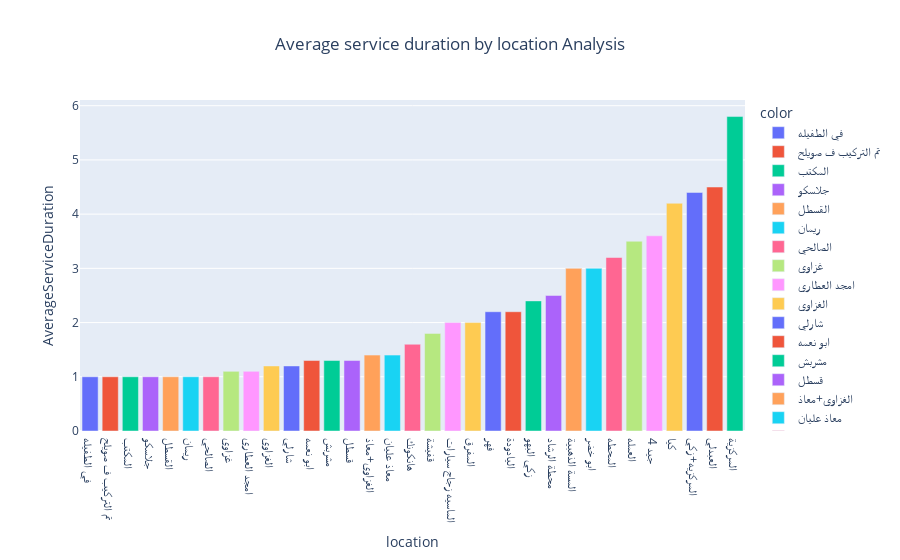

The cell this chart's notebook holds for it:
### Code cell
avg_service_duration_by_damage = df.groupby('location')['service_duration'].mean().round(1).sort_index().reset_index(name='AverageServiceDuration')
myPlot1(avg_service_duration_by_damage,'location','AverageServiceDuration','location','bar','Average service duration by location', sort_by='AverageServiceDuration', ascending=True)

### Figure 1 — Plotly figure (JSON) as saved in the notebook; plotly's stock layout.template omitted (floating-point values rounded to 4 significant figures)
{"data": [{"alignmentgroup": "True", "hovertemplate": "color=في الطفيله<br>x=%{x}<br>AverageServiceDuration=%{y}<extra></extra>", "legendgroup": "في الطفيله", "marker": {"color": "#636efa", "pattern": {"shape": ""}}, "name": "في الطفيله", "offsetgroup": "في الطفيله", "orientation": "v", "showlegend": true, "textposition": "auto", "type": "bar", "x": ["في الطفيله"], "xaxis": "x", "y": [1], "yaxis": "y"}, {"alignmentgroup": "True", "hovertemplate": "color=تم التركيب ف صويلح<br>x=%{x}<br>AverageServiceDuration=%{y}<extra></extra>", "legendgroup": "تم التركيب ف صويلح", "marker": {"color": "#EF553B", "pattern": {"shape": ""}}, "name": "تم التركيب ف صويلح", "offsetgroup": "تم التركيب ف صويلح", "orientation": "v", "showlegend": true, "textposition": "auto", "type": "bar", "x": ["تم التركيب ف صويلح"], "xaxis": "x", "y": [1], "yaxis": "y"}, {"alignmentgroup": "True", "hovertemplate": "color=المكتب<br>x=%{x}<br>AverageServiceDuration=%{y}<extra></extra>", "legendgroup": "المكتب", "marker": {"color": "#00cc96", "pattern": {"shape": ""}}, "name": "المكتب", "offsetgroup": "المكتب", "orientation": "v", "showlegend": true, "textposition": "auto", "type": "bar", "x": ["المكتب"], "xaxis": "x", "y": [1], "yaxis": "y"}, {"alignmentgroup": "True", "hovertemplate": "color=جلاسكو<br>x=%{x}<br>AverageServiceDuration=%{y}<extra></extra>", "legendgroup": "جلاسكو", "marker": {"color": "#ab63fa", "pattern": {"shape": ""}}, "name": "جلاسكو", "offsetgroup": "جلاسكو", "orientation": "v", "showlegend": true, "textposition": "auto", "type": "bar", "x": ["جلاسكو"], "xaxis": "x", "y": [1], "yaxis": "y"}, {"alignmentgroup": "True", "hovertemplate": "color=القسطل<br>x=%{x}<br>AverageServiceDuration=%{y}<extra></extra>", "legendgroup": "القسطل", "marker": {"color": "#FFA15A", "pattern": {"shape": ""}}, "name": "القسطل", "offsetgroup": "القسطل", "orientation": "v", "showlegend": true, "textposition": "auto", "type": "bar", "x": ["القسطل"], "xaxis": "x", "y": [1], "yaxis": "y"}, {"alignmentgroup": "True", "hovertemplate": "color=ريمان<br>x=%{x}<br>AverageServiceDuration=%{y}<extra></extra>", "legendgroup": "ريمان", "marker": {"color": "#19d3f3", "pattern": {"shape": ""}}, "name": "ريمان", "offsetgroup": "ريمان", "orientation": "v", "showlegend": true, "textposition": "auto", "type": "bar", "x": ["ريمان"], "xaxis": "x", "y": [1], "yaxis": "y"}, {"alignmentgroup": "True", "hovertemplate": "color=الصالحي<br>x=%{x}<br>AverageServiceDuration=%{y}<extra></extra>", "legendgroup": "الصالحي", "marker": {"color": "#FF6692", "pattern": {"shape": ""}}, "name": "الصالحي", "offsetgroup": "الصالحي", "orientation": "v", "showlegend": true, "textposition": "auto", "type": "bar", "x": ["الصالحي"], "xaxis": "x", "y": [1], "yaxis": "y"}, {"alignmentgroup": "True", "hovertemplate": "color=غزاوي<br>x=%{x}<br>AverageServiceDuration=%{y}<extra></extra>", "legendgroup": "غزاوي", "marker": {"color": "#B6E880", "pattern": {"shape": ""}}, "name": "غزاوي", "offsetgroup": "غزاوي", "orientation": "v", "showlegend": true, "textposition": "auto", "type": "bar", "x": ["غزاوي"], "xaxis": "x", "y": [1.1], "yaxis": "y"}, {"alignmentgroup": "True", "hovertemplate": "color=امجد العطاري<br>x=%{x}<br>AverageServiceDuration=%{y}<extra></extra>", "legendgroup": "امجد العطاري", "marker": {"color": "#FF97FF", "pattern": {"shape": ""}}, "name": "امجد العطاري", "offsetgroup": "امجد العطاري", "orientation": "v", "showlegend": true, "textposition": "auto", "type": "bar", "x": ["امجد العطاري"], "xaxis": "x", "y": [1.1], "yaxis": "y"}, {"alignmentgroup": "True", "hovertemplate": "color=الغزاوي<br>x=%{x}<br>AverageServiceDuration=%{y}<extra></extra>", "legendgroup": "الغزاوي", "marker": {"color": "#FECB52", "pattern": {"shape": ""}}, "name": "الغزاوي", "offsetgroup": "الغزاوي", "orientation": "v", "showlegend": true, "textposition": "auto", "type": "bar", "x": ["الغزاوي"], "xaxis": "x", "y": [1.2], "yaxis": "y"}, {"alignmentgroup": "True", "hovertemplate": "color=شارلي<br>x=%{x}<br>AverageServiceDuration=%{y}<extra></extra>", "legendgroup": "شارلي", "marker": {"color": "#636efa", "pattern": {"shape": ""}}, "name": "شارلي", "offsetgroup": "شارلي", "orientation": "v", "showlegend": true, "textposition": "auto", "type": "bar", "x": ["شارلي"], "xaxis": "x", "y": [1.2], "yaxis": "y"}, {"alignmentgroup": "True", "hovertemplate": "color=ابو نعمه<br>x=%{x}<br>AverageServiceDuration=%{y}<extra></extra>", "legendgroup": "ابو نعمه", "marker": {"color": "#EF553B", "pattern": {"shape": ""}}, "name": "ابو نعمه", "offsetgroup": "ابو نعمه", "orientation": "v", "showlegend": true, "textposition": "auto", "type": "bar", "x": ["ابو نعمه"], "xaxis": "x", "y": [1.3], "yaxis": "y"}, {"alignmentgroup": "True", "hovertemplate": "color=مشربش<br>x=%{x}<br>AverageServiceDuration=%{y}<extra></extra>", "legendgroup": "مشربش", "marker": {"color": "#00cc96", "pattern": {"shape": ""}}, "name": "مشربش", "offsetgroup": "مشربش", "orientation": "v", "showlegend": true, "textposition": "auto", "type": "bar", "x": ["مشربش"], "xaxis": "x", "y": [1.3], "yaxis": "y"}, {"alignmentgroup": "True", "hovertemplate": "color=قسطل<br>x=%{x}<br>AverageServiceDuration=%{y}<extra></extra>", "legendgroup": "قسطل", "marker": {"color": "#ab63fa", "pattern": {"shape": ""}}, "name": "قسطل", "offsetgroup": "قسطل", "orientation": "v", "showlegend": true, "textposition": "auto", "type": "bar", "x": ["قسطل"], "xaxis": "x", "y": [1.3], "yaxis": "y"}, {"alignmentgroup": "True", "hovertemplate": "color=الغزاوي+معاذ<br>x=%{x}<br>AverageServiceDuration=%{y}<extra></extra>", "legendgroup": "الغزاوي+معاذ", "marker": {"color": "#FFA15A", "pattern": {"shape": ""}}, "name": "الغزاوي+معاذ", "offsetgroup": "الغزاوي+معاذ", "orientation": "v", "showlegend": true, "textposition": "auto", "type": "bar", "x": ["الغزاوي+معاذ"], "xaxis": "x", "y": [1.4], "yaxis": "y"}, {"alignmentgroup": "True", "hovertemplate": "color=معاذ عليان<br>x=%{x}<br>AverageServiceDuration=%{y}<extra></extra>", "legendgroup": "معاذ عليان", "marker": {"color": "#19d3f3", "pattern": {"shape": ""}}, "name": "معاذ عليان", "offsetgroup": "معاذ عليان", "orientation": "v", "showlegend": true, "textposition": "auto", "type": "bar", "x": ["معاذ عليان"], "xaxis": "x", "y": [1.4], "yaxis": "y"}, {"alignmentgroup": "True", "hovertemplate": "color=هانكونك<br>x=%{x}<br>AverageServiceDuration=%{y}<extra></extra>", "legendgroup": "هانكونك", "marker": {"color": "#FF6692", "pattern": {"shape": ""}}, "name": "هانكونك", "offsetgroup": "هانكونك", "orientation": "v", "showlegend": true, "textposition": "auto", "type": "bar", "x": ["هانكونك"], "xaxis": "x", "y": [1.6], "yaxis": "y"}, {"alignmentgroup": "True", "hovertemplate": "color=قفيشة<br>x=%{x}<br>AverageServiceDuration=%{y}<extra></extra>", "legendgroup": "قفيشة", "marker": {"color": "#B6E880", "pattern": {"shape": ""}}, "name": "قفيشة", "offsetgroup": "قفيشة", "orientation": "v", "showlegend": true, "textposition": "auto", "type": "bar", "x": ["قفيشة"], "xaxis": "x", "y": [1.8], "yaxis": "y"}, {"alignmentgroup": "True", "hovertemplate": "color=الماسيه زجاج سيارات<br>x=%{x}<br>AverageServiceDuration=%{y}<extra></extra>", "legendgroup": "الماسيه زجاج سيارات", "marker": {"color": "#FF97FF", "pattern": {"shape": ""}}, "name": "الماسيه زجاج سيارات", "offsetgroup": "الماسيه زجاج سيارات", "orientation": "v", "showlegend": true, "textposition": "auto", "type": "bar", "x": ["الماسيه زجاج سيارات"], "xaxis": "x", "y": [2], "yaxis": "y"}, {"alignmentgroup": "True", "hovertemplate": "color=المفرق<br>x=%{x}<br>AverageServiceDuration=%{y}<extra></extra>", "legendgroup": "المفرق", "marker": {"color": "#FECB52", "pattern": {"shape": ""}}, "name": "المفرق", "offsetgroup": "المفرق", "orientation": "v", "showlegend": true, "textposition": "auto", "type": "bar", "x": ["المفرق"], "xaxis": "x", "y": [2], "yaxis": "y"}, {"alignmentgroup": "True", "hovertemplate": "color=فهر<br>x=%{x}<br>AverageServiceDuration=%{y}<extra></extra>", "legendgroup": "فهر", "marker": {"color": "#636efa", "pattern": {"shape": ""}}, "name": "فهر", "offsetgroup": "فهر", "orientation": "v", "showlegend": true, "textposition": "auto", "type": "bar", "x": ["فهر"], "xaxis": "x", "y": [2.2], "yaxis": "y"}, {"alignmentgroup": "True", "hovertemplate": "color=اليادودة<br>x=%{x}<br>AverageServiceDuration=%{y}<extra></extra>", "legendgroup": "اليادودة", "marker": {"color": "#EF553B", "pattern": {"shape": ""}}, "name": "اليادودة", "offsetgroup": "اليادودة", "orientation": "v", "showlegend": true, "textposition": "auto", "type": "bar", "x": ["اليادودة"], "xaxis": "x", "y": [2.2], "yaxis": "y"}, {"alignmentgroup": "True", "hovertemplate": "color=زكي البهو<br>x=%{x}<br>AverageServiceDuration=%{y}<extra></extra>", "legendgroup": "زكي البهو", "marker": {"color": "#00cc96", "pattern": {"shape": ""}}, "name": "زكي البهو", "offsetgroup": "زكي البهو", "orientation": "v", "showlegend": true, "textposition": "auto", "type": "bar", "x": ["زكي البهو"], "xaxis": "x", "y": [2.4], "yaxis": "y"}, {"alignmentgroup": "True", "hovertemplate": "color=محطة الرشاد<br>x=%{x}<br>AverageServiceDuration=%{y}<extra></extra>", "legendgroup": "محطة الرشاد", "marker": {"color": "#ab63fa", "pattern": {"shape": ""}}, "name": "محطة الرشاد", "offsetgroup": "محطة الرشاد", "orientation": "v", "showlegend": true, "textposition": "auto", "type": "bar", "x": ["محطة الرشاد"], "xaxis": "x", "y": [2.5], "yaxis": "y"}, {"alignmentgroup": "True", "hovertemplate": "color=المسة الذهبية<br>x=%{x}<br>AverageServiceDuration=%{y}<extra></extra>", "legendgroup": "المسة الذهبية", "marker": {"color": "#FFA15A", "pattern": {"shape": ""}}, "name": "المسة الذهبية", "offsetgroup": "المسة الذهبية", "orientation": "v", "showlegend": true, "textposition": "auto", "type": "bar", "x": ["المسة الذهبية"], "xaxis": "x", "y": [3], "yaxis": "y"}, {"alignmentgroup": "True", "hovertemplate": "color=ابو خضر<br>x=%{x}<br>AverageServiceDuration=%{y}<extra></extra>", "legendgroup": "ابو خضر", "marker": {"color": "#19d3f3", "pattern": {"shape": ""}}, "name": "ابو خضر", "offsetgroup": "ابو خضر", "orientation": "v", "showlegend": true, "textposition": "auto", "type": "bar", "x": ["ابو خضر"], "xaxis": "x", "y": [3], "yaxis": "y"}, {"alignmentgroup": "True", "hovertemplate": "color=المحطه<br>x=%{x}<br>AverageServiceDuration=%{y}<extra></extra>", "legendgroup": "المحطه", "marker": {"color": "#FF6692", "pattern": {"shape": ""}}, "name": "المحطه", "offsetgroup": "المحطه", "orientation": "v", "showlegend": true, "textposition": "auto", "type": "bar", "x": ["المحطه"], "xaxis": "x", "y": [3.2], "yaxis": "y"}, {"alignmentgroup": "True", "hovertemplate": "color=العمله<br>x=%{x}<br>AverageServiceDuration=%{y}<extra></extra>", "legendgroup": "العمله", "marker": {"color": "#B6E880", "pattern": {"shape": ""}}, "name": "العمله", "offsetgroup": "العمله", "orientation": "v", "showlegend": true, "textposition": "auto", "type": "bar", "x": ["العمله"], "xaxis": "x", "y": [3.5], "yaxis": "y"}, {"alignmentgroup": "True", "hovertemplate": "color=4 جيد<br>x=%{x}<br>AverageServiceDuration=%{y}<extra></extra>", "legendgroup": "4 جيد", "marker": {"color": "#FF97FF", "pattern": {"shape": ""}}, "name": "4 جيد", "offsetgroup": "4 جيد", "orientation": "v", "showlegend": true, "textposition": "auto", "type": "bar", "x": ["4 جيد"], "xaxis": "x", "y": [3.6], "yaxis": "y"}, {"alignmentgroup": "True", "hovertemplate": "color=كيا<br>x=%{x}<br>AverageServiceDuration=%{y}<extra></extra>", "legendgroup": "كيا", "marker": {"color": "#FECB52", "pattern": {"shape": ""}}, "name": "كيا", "offsetgroup": "كيا", "orientation": "v", "showlegend": true, "textposition": "auto", "type": "bar", "x": ["كيا"], "xaxis": "x", "y": [4.2], "yaxis": "y"}, {"alignmentgroup": "True", "hovertemplate": "color=المركزيه+زكي<br>x=%{x}<br>AverageServiceDuration=%{y}<extra></extra>", "legendgroup": "المركزيه+زكي", "marker": {"color": "#636efa", "pattern": {"shape": ""}}, "name": "المركزيه+زكي", "offsetgroup": "المركزيه+زكي", "orientation": "v", "showlegend": true, "textposition": "auto", "type": "bar", "x": ["المركزيه+زكي"], "xaxis": "x", "y": [4.4], "yaxis": "y"}, {"alignmentgroup": "True", "hovertemplate": "color=العبدلي<br>x=%{x}<br>AverageServiceDuration=%{y}<extra></extra>", "legendgroup": "العبدلي", "marker": {"color": "#EF553B", "pattern": {"shape": ""}}, "name": "العبدلي", "offsetgroup": "العبدلي", "orientation": "v", "showlegend": true, "textposition": "auto", "type": "bar", "x": ["العبدلي"], "xaxis": "x", "y": [4.5], "yaxis": "y"}, {"alignmentgroup": "True", "hovertemplate": "color=المركزية<br>x=%{x}<br>AverageServiceDuration=%{y}<extra></extra>", "legendgroup": "المركزية", "marker": {"color": "#00cc96", "pattern": {"shape": ""}}, "name": "المركزية", "offsetgroup": "المركزية", "orientation": "v", "showlegend": true, "textposition": "auto", "type": "bar", "x": ["المركزية"], "xaxis": "x", "y": [5.8], "yaxis": "y"}], "layout": {"barmode": "relative", "legend": {"title": {"text": "color"}, "tracegroupgap": 0}, "title": {"text": "Average service duration by location Analysis", "x": 0.5}, "xaxis": {"anchor": "y", "domain": [0, 1], "title": {"text": "location"}}, "yaxis": {"anchor": "x", "domain": [0, 1], "title": {"text": "AverageServiceDuration"}}}}
